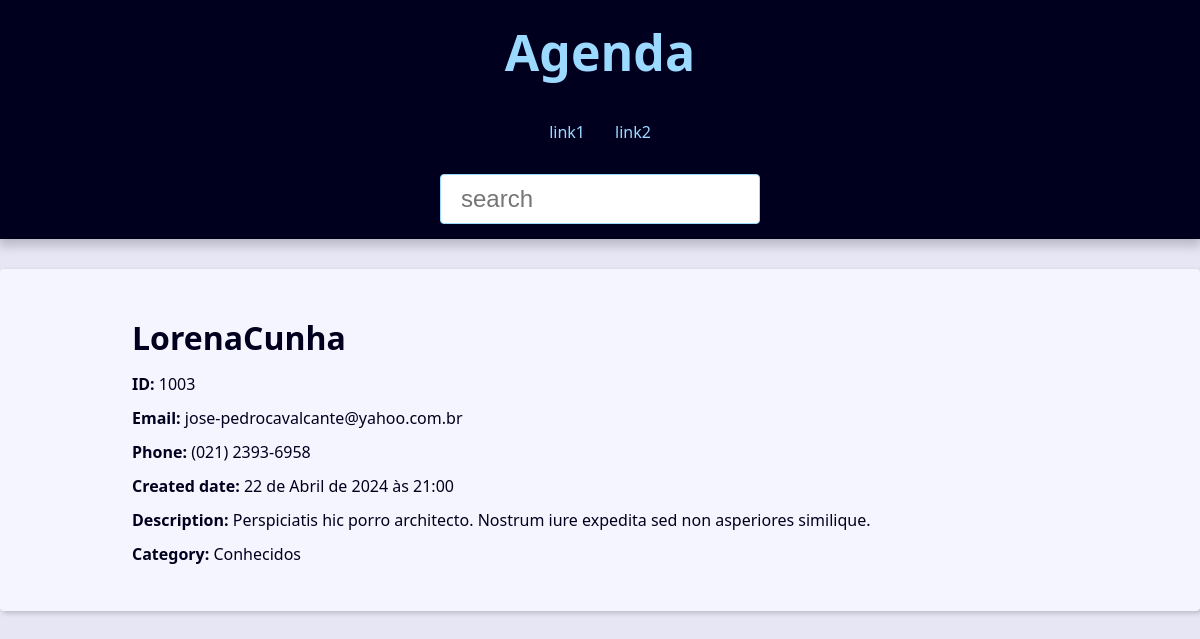
Page /contact/1003/ on the committed database.
### contact/models.py (models this page shows, shortened)
class Contact(models.Model):
    first_name = models.CharField(max_length=50)
    last_name = models.CharField(max_length=50, blank=True)
    phone = models.CharField(max_length=50)
    email = models.EmailField(max_length=254, blank=True)
    create_date = models.DateTimeField(default = timezone.now)
    description = models.TextField(blank=True)
    show = models.BooleanField(default=True)
    pictures = models.ImageField(blank= True, upload_to='pictures/%Y/%m/')
    category = models.ForeignKey(
        Category,
        on_delete=models.SET_NULL,
        blank=True, null= True
    )
    owner = models.ForeignKey(
        User,
        on_delete=models.SET_NULL,
        blank=True, null= True
    )
    variaveis = 34

class Category(models.Model):
    class Meta:
        verbose_name ='Category'
        verbose_name_plural ='Categories'
    name = models.CharField(max_length = 50)

### contact/views/contact_views.py (the view)
# urls.py: path('contact/<int:contact_id>/', views.contact, name = "contact"),
def contact(request, contact_id):
    single_contact = get_object_or_404(
        Contact,
        pk=contact_id,
        show= True)
    contact_name = f'{single_contact.first_name} {single_contact.last_name}'
    context = {
        'contact': single_contact,
        'site_title': f'{contact_name} - ',
    }
    return render(
        request,
        "contact/contact.html",
        context
    )

### contact/templates/contact/contact.html
{% extends "global/base.html" %}
{% block content %}
    <div class="single-contact">
        <h1 class ="single-contact-name">
            {{contact.first_name}}{{contact.last_name}}
        </h1>
        <p><b> ID:</b> {{contact.id}}</p>
        <p><b> Email:</b> {{contact.email}}</p>
        <p><b> Phone:</b> {{contact.phone}}</p>
        <p><b> Created date:</b> {{contact.create_date}}</p>
        <p><b> Description:</b> {{contact.description}}</p>
        <p><b> Category:</b> {{contact.category.name}}</p>
    </div>
{% endblock content %}

### base_static/global/css/style.css (style rules this page uses)
:root { --spacing: 1.5rem; --link-dark-color: rgb(0, 83, 134); --link-light-color: rgb(156, 217, 255); --clr-white: rgb(245, 245, 255); --clr-black: rgb(0, 0, 30); --clr-light-gray: rgb(230, 230, 245); --clr-dark-shadow-5: rgba(0, 0, 10, 5%); --clr-dark-shadow-10: rgba(0, 0, 10, 10%); --clr-dark-shadow-20: rgba(0, 0, 10, 20%); --clr-light-shadow-5: rgba(200, 200, 255, 5%); --clr-light-shadow-10: rgba(200, 200, 255, 10%); --clr-light-shadow-20: rgba(200, 200, 255, 20%); --main-page-width: 120rem; --table-min-width: 60rem; --biggest-font-size: 5rem; --bigger-font-size: 4rem; --big-font-size: 3.2rem; --medium-font-size: 2.4rem; --small-font-size: 1.6rem; --smaller-font-size: 1.4rem; --smallest-font-size: 1.2rem; --transition-fast: 300ms; --transition-medium: 600ms; --transition-slow: 1s; --default-border-radius: 4px; }
*, *::before, *::after { margin: 0; padding: 0; box-sizing: border-box; }
html { font-size: 62.5%; }
body { font-family: system-ui, -apple-system, BlinkMacSystemFont, 'Segoe UI', Roboto, Oxygen, Ubuntu, Cantarell, 'Open Sans', 'Helvetica Neue', sans-serif; line-height: 1.5; font-size: var(--small-font-size); color: var(--clr-black); -webkit-font-smoothing: antialiased; background: var(--clr-light-gray); }
@media (min-width: 600px) { .single-contact { max-width: 80%; margin: calc(var(--spacing) * 2) auto; } }
.single-contact h1 { margin: 1rem 0; }
.single-contact p { margin: 1rem 0; }

### rows in the picture
Contact: first_name "Lorena", last_name "Cunha", id "1003", email "jose-pedrocavalcante@yahoo.com.br", phone "(021) 2393-6958", create_date "22 de Abril de 2024 às 21:00", description "Perspiciatis hic porro architecto. Nostrum iure expedita sed non asperiores similique.", category.name "Conhecidos"
